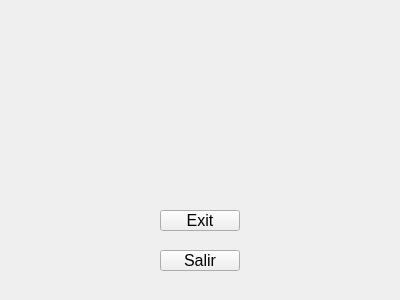
<?xml version="1.0" encoding="UTF-8"?>
<ui version="4.0">
 <class>Demo</class>
 <widget class="QWidget" name="Demo">
  <property name="geometry">
   <rect>
    <x>0</x>
    <y>0</y>
    <width>400</width>
    <height>300</height>
   </rect>
  </property>
  <property name="windowTitle">
   <string>Demo</string>
  </property>
  <widget class="QPushButton" name="btn_Close">
   <property name="geometry">
    <rect>
     <x>160</x>
     <y>250</y>
     <width>80</width>
     <height>21</height>
    </rect>
   </property>
   <property name="font">
    <font>
     <pointsize>12</pointsize>
    </font>
   </property>
   <property name="text">
    <string>Salir</string>
   </property>
  </widget>
  <widget class="QPushButton" name="btn_Exit">
   <property name="geometry">
    <rect>
     <x>160</x>
     <y>210</y>
     <width>80</width>
     <height>21</height>
    </rect>
   </property>
   <property name="font">
    <font>
     <pointsize>12</pointsize>
    </font>
   </property>
   <property name="text">
    <string>Exit</string>
   </property>
  </widget>
 </widget>
 <resources/>
 <connections/>
</ui>
